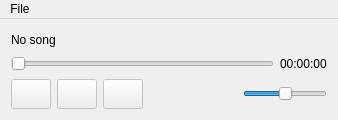
<?xml version="1.0" encoding="UTF-8"?>
<ui version="4.0">
 <class>MainWindow</class>
 <widget class="QMainWindow" name="MainWindow">
  <property name="geometry">
   <rect>
    <x>0</x>
    <y>0</y>
    <width>338</width>
    <height>120</height>
   </rect>
  </property>
  <property name="windowTitle">
   <string>Audio Player</string>
  </property>
  <widget class="QWidget" name="centralWidget">
   <layout class="QVBoxLayout" name="verticalLayout">
    <item>
     <widget class="QLabel" name="songNameDisplay">
      <property name="text">
       <string>No song</string>
      </property>
     </widget>
    </item>
    <item>
     <layout class="QHBoxLayout" name="horizontalLayout">
      <item>
       <widget class="QSlider" name="progressbar">
        <property name="maximum">
         <number>0</number>
        </property>
        <property name="orientation">
         <enum>Qt::Horizontal</enum>
        </property>
       </widget>
      </item>
      <item>
       <widget class="QLabel" name="durationDisplay">
        <property name="text">
         <string>00:00:00</string>
        </property>
       </widget>
      </item>
     </layout>
    </item>
    <item>
     <layout class="QHBoxLayout" name="horizontalLayout_2">
      <item>
       <widget class="QPushButton" name="playButton">
        <property name="enabled">
         <bool>false</bool>
        </property>
        <property name="minimumSize">
         <size>
          <width>30</width>
          <height>30</height>
         </size>
        </property>
        <property name="text">
         <string/>
        </property>
        <property name="icon">
         <iconset resource="resource.qrc">
          <normaloff>:/icons/play.png</normaloff>:/icons/play.png</iconset>
        </property>
       </widget>
      </item>
      <item>
       <widget class="QPushButton" name="pauseButton">
        <property name="enabled">
         <bool>false</bool>
        </property>
        <property name="minimumSize">
         <size>
          <width>30</width>
          <height>30</height>
         </size>
        </property>
        <property name="text">
         <string/>
        </property>
        <property name="icon">
         <iconset resource="resource.qrc">
          <normaloff>:/icons/pause.png</normaloff>:/icons/pause.png</iconset>
        </property>
       </widget>
      </item>
      <item>
       <widget class="QPushButton" name="stopButton">
        <property name="enabled">
         <bool>false</bool>
        </property>
        <property name="minimumSize">
         <size>
          <width>30</width>
          <height>30</height>
         </size>
        </property>
        <property name="text">
         <string/>
        </property>
        <property name="icon">
         <iconset resource="resource.qrc">
          <normaloff>:/icons/stop.png</normaloff>:/icons/stop.png</iconset>
        </property>
       </widget>
      </item>
      <item>
       <spacer name="horizontalSpacer">
        <property name="orientation">
         <enum>Qt::Horizontal</enum>
        </property>
        <property name="sizeHint" stdset="0">
         <size>
          <width>40</width>
          <height>20</height>
         </size>
        </property>
       </spacer>
      </item>
      <item>
       <widget class="QLabel" name="label">
        <property name="sizePolicy">
         <sizepolicy hsizetype="Fixed" vsizetype="Fixed">
          <horstretch>0</horstretch>
          <verstretch>0</verstretch>
         </sizepolicy>
        </property>
        <property name="maximumSize">
         <size>
          <width>20</width>
          <height>20</height>
         </size>
        </property>
        <property name="text">
         <string/>
        </property>
        <property name="pixmap">
         <pixmap resource="resource.qrc">:/icons/volume.png</pixmap>
        </property>
        <property name="scaledContents">
         <bool>true</bool>
        </property>
       </widget>
      </item>
      <item>
       <widget class="QSlider" name="volume">
        <property name="maximum">
         <number>100</number>
        </property>
        <property name="value">
         <number>50</number>
        </property>
        <property name="orientation">
         <enum>Qt::Horizontal</enum>
        </property>
       </widget>
      </item>
     </layout>
    </item>
   </layout>
  </widget>
  <widget class="QMenuBar" name="menuBar">
   <property name="geometry">
    <rect>
     <x>0</x>
     <y>0</y>
     <width>338</width>
     <height>21</height>
    </rect>
   </property>
   <widget class="QMenu" name="menuFile">
    <property name="title">
     <string>File</string>
    </property>
    <addaction name="actionOpen_File"/>
   </widget>
   <addaction name="menuFile"/>
  </widget>
  <action name="actionOpen_File">
   <property name="text">
    <string>Open File</string>
   </property>
  </action>
 </widget>
 <layoutdefault spacing="6" margin="11"/>
 <resources>
  <include location="resource.qrc"/>
 </resources>
 <connections/>
</ui>
